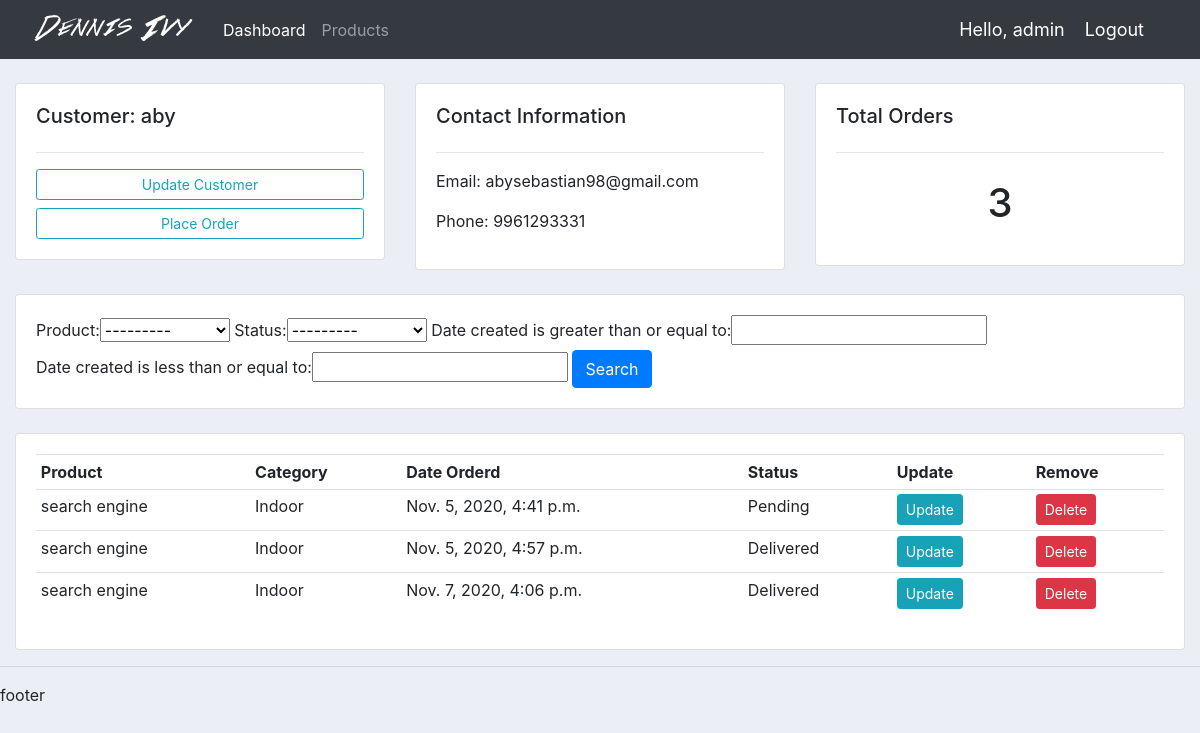
The app's page /customer/1/ (signed in) with its own data.
### accounts/models.py (models this page shows, shortened)
class Customer(models.Model):
	user = models.OneToOneField(User, null=True, blank=True, on_delete=models.CASCADE)
	name = models.CharField(max_length=200, null=True)
	phone = models.CharField(max_length=20, null=True)
	email = models.EmailField(null=True)
	profile_pic = models.ImageField(default='default.webp',null=True, blank=True)
	date_created = models.DateTimeField(auto_now_add=True)

class Order(models.Model):
	STATUS = (
		('Pending','Pending'),
		('Out for delivery','Out for delivery'),
		('Delivered','Delivered')
		)
	customer = models.ForeignKey(Customer, on_delete=models.SET_NULL, null=True)
	product = models.ForeignKey(Product, on_delete=models.SET_NULL, null=True)
	date_created = models.DateTimeField(auto_now_add=True)
	status = models.CharField(max_length=200, null=True, choices=STATUS)

class Product(models.Model):
	CATEGORY = (
		('Indoor','Indoor'),
		('Out door','Out door')
		)
	name=models.CharField(max_length=200, null=True, default='Product Deleted')
	price=models.FloatField(null=True)
	category=models.CharField(max_length=200, null=True, choices=CATEGORY)
	description=models.CharField(max_length=200, null=True, blank=True)
	date_created = models.DateTimeField(auto_now_add=True)
	tag = models.ManyToManyField(Tag)
	def __str__(self):
		return self.name

### accounts/decorators.py (the view)
		def wrapper_func(request, *args, **kwargs):
			group = None
			if request.user.groups.exists():
				group = request.user.groups.all()[0].name
			if group in allowed_roles:
				return view_func(request, *args, **kwargs)
			else:
				return HttpResponse('You are not authorised to view this page')

### accounts/views.py (called while the page is built)
@login_required(login_url='login')
@allowed_users(allowed_roles=['admin'])
def customer(request, pk):
	get_customer = Customer.objects.get(id=pk)
	orders = get_customer.order_set.all()
	order_count = orders.count()
	myFilter = OrderFilter(request.GET, queryset=orders)
	orders = myFilter.qs
	context = {'get_customer':get_customer, 'orders':orders, 'order_count':order_count, 'myFilter':myFilter}
	return render(request, 'customer/customer.html', context=context)

### accounts/templates/customer/customer.html
{% extends 'main/base.html' %}
{% block content %}
	<br>
<div class="row">
	<div class="col-md">
		<div class="card card-body">
			<h5>Customer: {{ get_customer.name }}</h5>
			<hr>
			<a class="btn btn-outline-info  btn-sm btn-block" href="">Update Customer</a>
			<a class="btn btn-outline-info  btn-sm btn-block" href="{% url 'create_order' get_customer.id %}">Place Order</a>
		</div>
	</div>
	<div class="col-md">
		<div class="card card-body">
			<h5>Contact Information</h5>
			<hr>
			<p>Email: {{ get_customer.email }}</p>
			<p>Phone: {{ get_customer.phone }}</p>
		</div>
	</div>
	<div class="col-md">
		<div class="card card-body">
			<h5>Total Orders</h5>
			<hr>
			<h1 style="text-align: center;padding: 10px">{{ order_count }}</h1>
		</div>
	</div>
</div>
<br>
<div class="row">
	<div class="col">
		<div class="card card-body">
			<form method="get">
				{{ myFilter.form }}
		    <button class="btn btn-primary" type="submit">Search</button>
		  </form>
		</div>
	</div>
</div>
<br>
<div class="row">
	<div class="col-md">
		<div class="card card-body">
			<table class="table table-sm">
				<tr>
					<th>Product</th>
					<th>Category</th>
					<th>Date Orderd</th>
					<th>Status</th>
					<th>Update</th>
					<th>Remove</th>
				</tr>
				{% for order in orders %}
					<tr>
						<td>{{ order.product }}</td>
						<td>{{ order.product.category }}</td>
						<td>{{ order.date_created }}</td>
						<td>{{ order.status }}</td>
						<td><a href="{% url 'update_order' order.id %}" class="btn btn-sm btn-info">Update</a></td>
                    	<td><a href="{% url 'delete_order' order.id %}" class="btn btn-sm btn-danger">Delete</a></td>
					</tr>
				{% endfor %}
			</table>
		</div>
	</div>
</div>
{% endblock %}

### accounts/templates/main/navbar.html (shortened to what this page needs)
{% load static %}
<nav class="navbar navbar-expand-lg navbar-dark bg-dark">
  <img src="{% static 'images/accounts/logo.png' %}" alt="">
  <div class="collapse navbar-collapse" id="navbarNav">
    <ul class="navbar-nav">
      {% if request.user.is_staff %}
        <li class="nav-item active">
          <a class="nav-link" href="{% url 'index' %}">Dashboard <span class="sr-only">(current)</span></a>
        </li>
        <li class="nav-item">
          <a class="nav-link" href="{% url 'products' %}">Products</a>
        </li>
      {% else %}
        <li class="nav-item">
          <a href="{% url 'account' %}" class="nav-link">Settings</a>
        </li>
      {% endif %}
    </ul>
  </div>
  <span class="hello-user">Hello, {{request.user}}</span>
  <span class="hello-user"><a href="{% url 'logout' %}" class="hello-user">Logout</a></span>
</nav>

### static/css/accounts/main.css (style rules this page uses)
body { background-color: #ebeff5; }

### accounts/templates/main/navbar.html (style rules this page uses)
.hello-user { font-size: 18px; color: #fff; margin-right: 20px; }

### records on screen
Customer: name "aby", email "abysebastian98@gmail.com", phone "9961293331"
Order: product "search engine", product.category "Indoor", date_created "Nov. 5, 2020, 4:41 p.m.", status "Pending"
Order: product "search engine", product.category "Indoor", date_created "Nov. 5, 2020, 4:57 p.m.", status "Delivered"
Order: product "search engine", product.category "Indoor", date_created "Nov. 7, 2020, 4:06 p.m.", status "Delivered"

### other values on screen
{{ request.user }} "admin"
{{ order_count }} "3"
